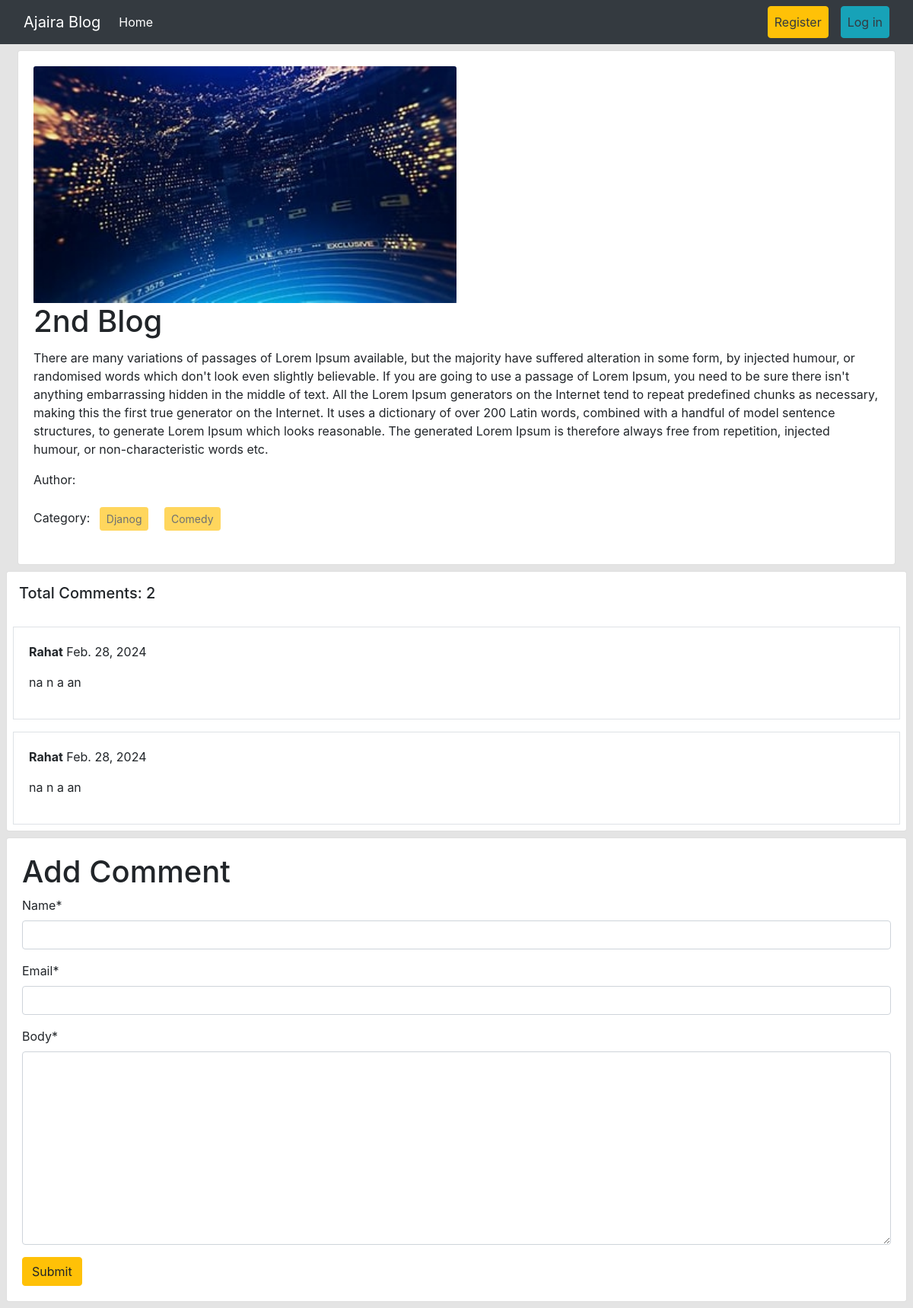
Screenshot of /post/details/2 with the database file from the repository.
### posts/models.py (models this page shows, shortened)
class Post(models.Model):
    title= models.CharField(max_length= 50)
    content= models.TextField()
    category= models.ManyToManyField(Category)
    author= models.ForeignKey(User, on_delete= models.CASCADE) # Many to one relation a foreign key use kora hoy
    image= models.ImageField(upload_to='posts/media/uploads/', blank=True, null=True)

class Comment(models.Model):
    post= models.ForeignKey(Post, on_delete= models.CASCADE, related_name= 'comments')
    name= models.CharField(max_length= 30)
    email= models.EmailField()
    body= models.TextField()
    created_on= models.DateField(auto_now_add= True)

### categories/models.py (models this page shows, shortened)
class Category(models.Model):
    name= models.CharField(max_length= 100)
    slug= models.SlugField(max_length= 100, unique= True, null= True, blank= True)

### posts/views.py (the view, shortened to what this page needs)
# urls.py: path('details/<int:id>', views.DetailPostView.as_view(), name="detail_post")
class DetailPostView(DetailView):
    model= models.Post
    pk_url_kwarg= 'id'
    template_name= 'post_details.html'
    def get_context_data(self, **kwargs):
        context= super().get_context_data(**kwargs)
        post= self.object
        comments=post.comments.all()
        if self.request.method == 'POST':
            comment_form= forms.CommentForm(data=self.request.POST)
            if comment_form.is_valid():
                new_comment= comment_form.save(commit=False)
                new_comment.post= post
                new_comment.save()
        else:
            comment_form = forms.CommentForm()
        context['comments'] = comments
        context['comment_form'] = comment_form
        return context

### posts/forms.py
class CommentForm(forms.ModelForm):
    class Meta:
        model = Comment
        fields = ['name', 'email', 'body']

### posts/templates/post_details.html (shortened to what this page needs)
{% extends "base.html" %}
{% load crispy_forms_tags %}
{% block content %}
<div class="col-12">
  <div class="card m-2">
    <div class="card-body">
      <img src="{{post.image.url}}" class="card-img-top" alt="..." style="width:50%;">
      <h1 class="card-title">{{post.title}}</h1>
      <p class="card-text">{{post.content}}</p>
      <p>Author: {{post.author.first_name}} {{post.author.last_name}}</p>
      <p>
        Category: {% for cat in post.category.all %}
        <button class="btn btn-warning btn-sm m-2" disabled>
          {{cat.name}}
        </button>
        {% endfor %}
      </p>
    </div>
  </div>
</div>
<div class="card m-2">
    <h5 class="p-3">Total Comments: {{comments | length}}</h5>
    {% for comment in comments %}
    <div class="card-body border m-2">
            <p><b>{{comment.name}}</b> {{comment.created_on}}</p>
            <p>{{comment.body}}</p>
    </div>
    {% endfor %}
</div>
<div class="card m-2">
    <div class="card-body">
        <form method="post">
        <h1>Add Comment</h1>
        {{comment_form | crispy}}
        <button class="btn btn-warning">Submit</button>
    </div>
</div>
{% endblock %}

### rows the page displays
Post: image (picture), title "2nd Blog", content "There are many variations of passages of Lorem Ipsum available, but the majority have suffered alteration in some form, by injected humour, or randomised words which don't look even slightly believable. If you are going to use a passage of Lorem Ipsum, you need to be sure there isn't anything embarrassing hidden in the middle of text. All the Lorem Ipsum generators on the Internet tend to repeat predefined chunks as necessary, making this the first true generator on the Internet. It uses a dictionary of over 200 Latin words, combined with a handful of model sentence structures, to generate Lorem Ipsum which looks reasonable. The generated Lorem Ipsum is therefore always free from…"
Category: name "Djanog"
Category: name "Comedy"
Comment: name "Rahat", created_on "Feb. 28, 2024", body "na n a an"
Comment: name "Rahat", created_on "Feb. 28, 2024", body "na n a an"

### other values shown
{{ comments | length }} "2"
